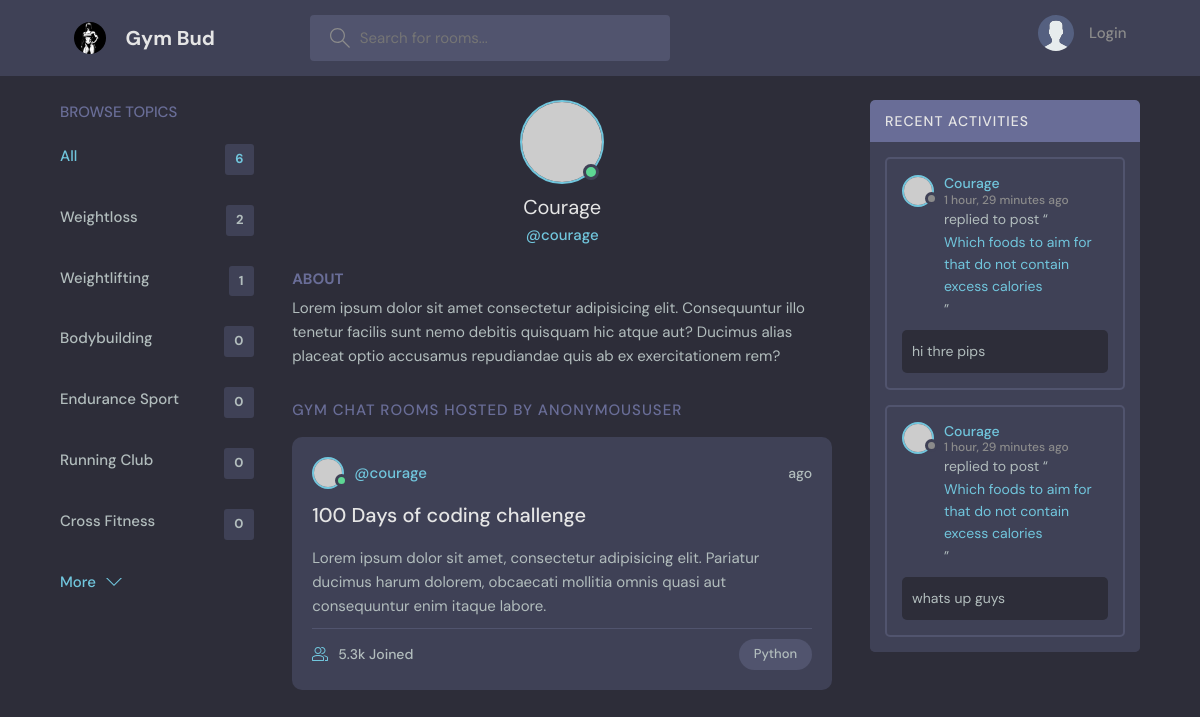
The page /profile/2 on the database its author committed.
### gym_bud_app/models.py (models this page shows, shortened)
class Topic(models.Model):
    name = models.CharField(max_length=200)

class Message(models.Model):
    user = models.ForeignKey(User, on_delete=models.CASCADE)
    room = models.ForeignKey(Room, on_delete=models.CASCADE)
    body = models.TextField()
    update = models.DateTimeField(auto_now=True)
    created = models.DateTimeField(auto_now_add=True)
    class Meta:
        ordering = ['-created']

class Room(models.Model):
    host = models.ForeignKey(User, models.SET_NULL, null=True)
    topic = models.ForeignKey(Topic, models.SET_NULL, null=True)
    name = models.CharField(max_length=200)
    description = models.TextField(null=True, blank=True)
    participants = models.ManyToManyField(User, related_name='participants', blank=True)
    updated = models.DateTimeField(auto_now=True)
    created = models.DateTimeField(auto_now_add=True)
    class Meta:
        ordering = ['-updated','-created']
    def __str__(self):
        return self.name

### gym_bud_app/views.py (the view)
# urls.py: path('profile/<str:pk>', userProfile, name='user-profile'),
def userProfile(request, pk):
    user = User.objects.get(id=pk)
    rooms = user.room_set.all()
    room_messages = user.message_set.all()
    topics = Topic.objects.all()
    context = {
        'user': user,
        'rooms': rooms,
        'topics': topics,
        'room_messages': room_messages
    }
    return render(request, 'base/profile.html', context)

### gym_bud_app/templates/base/profile.html (shortened to what this page needs)
{% extends 'main.html' %}
{% block content %}
  <main class="profile-page layout layout--3">
    <div class="container">
      {% include 'base/topics_component.html' %}
      <div class="roomList">
        <div class="profile">
          <div class="profile__avatar">
            <div class="avatar avatar--large active">
              <img src="https://randomuser.me/api/portraits/men/11.jpg" />
            </div>
          </div>
          <div class="profile__info">
            <h3>{{user.username|capfirst}}</h3>
            <p><a href="">@{{user.username}}</a></p>
          </div>
          <div class="profile__about">
            <h3>About</h3>
            <p>
              Lorem ipsum dolor sit amet consectetur adipisicing elit. Consequuntur illo tenetur
              facilis sunt nemo debitis quisquam hic atque aut? Ducimus alias placeat optio
              accusamus repudiandae quis ab ex exercitationem rem?
            </p>
          </div>
        </div>
        <div class="roomList__header">
          <div>
            <h2>Gym Chat Rooms Hosted By {{request.user}}</a>
            </h2>
          </div>
        </div>
        <div class="roomListRoom">
          <div class="roomListRoom__header">
            <a href="profile.html" class="roomListRoom__author">
              <div class="avatar avatar--small active">
                <img src="https://randomuser.me/api/portraits/men/11.jpg" />
              </div>
              <span>@{{user.username}}</span>
            </a>
            <div class="roomListRoom__actions">
              <span>{{rooms.created|timesince}} ago</span>
            </div>
          </div>
          <div class="roomListRoom__content">
            <a href="room.html">100 Days of coding challenge</a>
            <p>
              Lorem ipsum dolor sit amet, consectetur adipisicing elit. Pariatur ducimus harum
              dolorem, obcaecati mollitia omnis quasi aut consequuntur enim itaque labore.
            </p>
          </div>
          <div class="roomListRoom__meta">
            <a class="roomListRoom__joined">
              5.3k Joined
            </a>
            <p class="roomListRoom__topic">Python</p>
          </div>
        </div>
      </div>
      <div class="activities">
        {% include 'base/activity_component.html' %}
      </div>
    </div>
  </main>
  {% endblock   %}

### gym_bud_app/templates/base/topics_component.html
<div class="topics">
  <div class="topics__header">
    <h2>Browse Topics</h2>
  </div>
  <ul class="topics__list">
    <li>
      <a href="{% url 'home' %}" class="active"
        >All <span>{{topics.count}}</span></a
      >
    </li>
    {% for topic in topics %}
    <li>
      <a href="{% url 'home' %}?q={{topic.name}}"
        >{{topic.name}}<span>{{topic.room_set.all.count}}</span></a
      >
    </li>
    {% endfor %}
  </ul>
  <a class="btn btn--link" href="topics.html">
    More
    <svg
      version="1.1"
      xmlns="http://www.w3.org/2000/svg"
      width="32"
      height="32"
      viewBox="0 0 32 32"
    >
      <title>chevron-down</title>
      <path d="M16 21l-13-13h-3l16 16 16-16h-3l-13 13z"></path>
    </svg>
  </a>
</div>

### gym_bud_app/templates/base/activity_component.html (shortened to what this page needs)
<div class="activities">
  <div class="activities__header">
    <h2>Recent Activities</h2>
  </div>
  {% for message in room_messages %}
  <div class="activities__box">
    <div class="activities__boxHeader roomListRoom__header">
      <a
        href="{% url 'user-profile' message.user.id %}"
        class="roomListRoom__author"
      >
        <div class="avatar avatar--small">
          <img src="https://randomuser.me/api/portraits/women/11.jpg" />
        </div>
        <p>
          {{message.user|capfirst}}
          <span>{{message.created|timesince}} ago</span>
        </p>
      </a>
    </div>
    <div class="activities__boxContent">
      <p>
        replied to post “<a href="{% url 'room' message.room.id %}"
          >{{message.room}}</a
        >”
      </p>
      <div class="activities__boxRoomContent">{{message.body}}</div>
    </div>
  </div>
  {% endfor %}
</div>

### rows shown on the page
Topic: name "Weightloss", room_set.all.count "2"
Topic: name "Weightlifting", room_set.all.count "1"
Topic: name "Bodybuilding", room_set.all.count "0"
Topic: name "Endurance Sport", room_set.all.count "0"
Topic: name "Running Club", room_set.all.count "0"
Topic: name "Cross Fitness", room_set.all.count "0"
Message: user "Courage", created "1 hour, 29 minutes", room "Which foods to aim for that do not contain excess calories", body "hi thre pips"
Message: user "Courage", created "1 hour, 29 minutes", room "Which foods to aim for that do not contain excess calories", body "whats up guys"

### other values the page prints
{{ topics.count }} "6"
{{ user.username|capfirst }} "Courage"
{{ user.username }} "courage"
{{ request.user }} "ANONYMOUSUSER"
